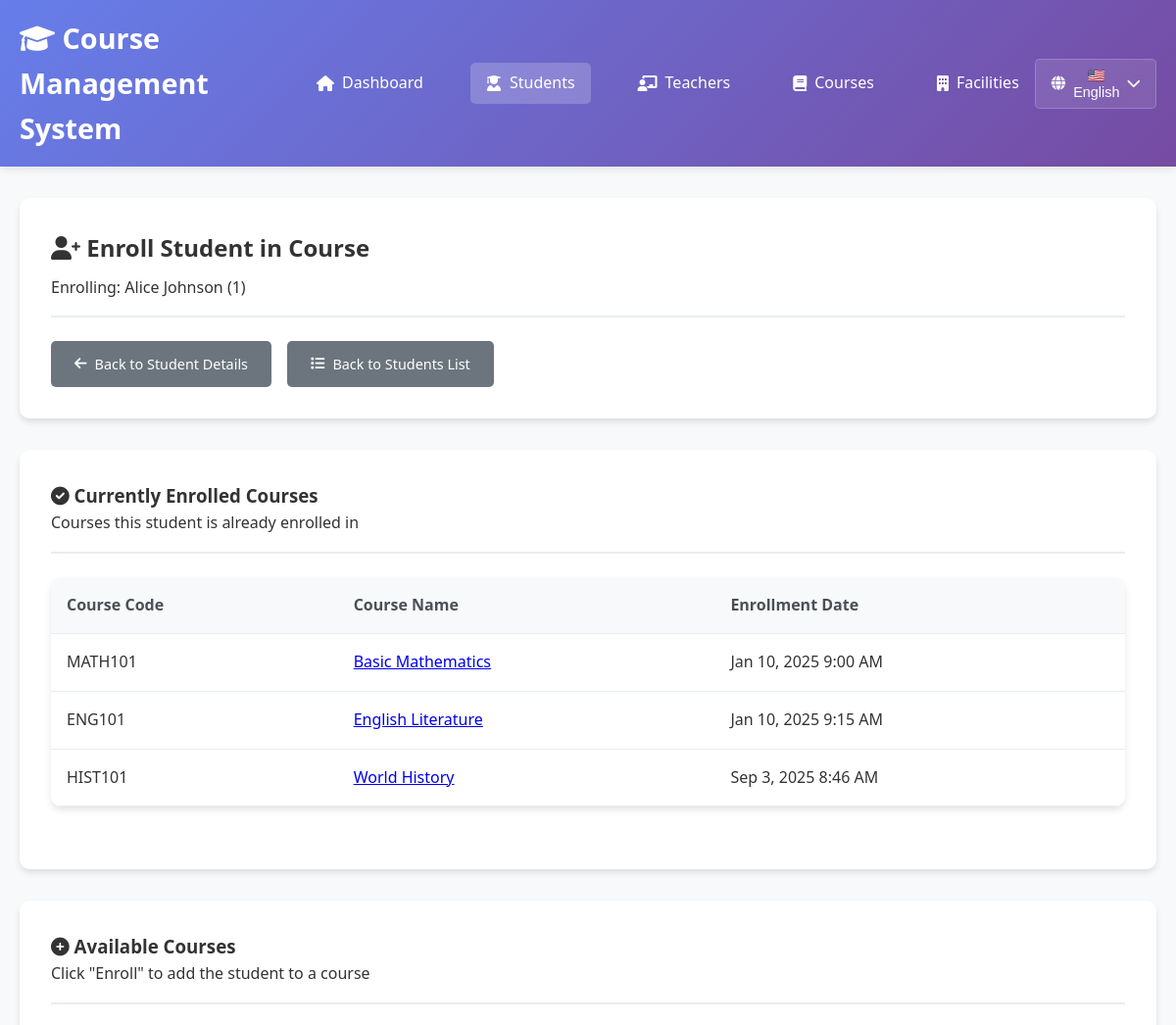
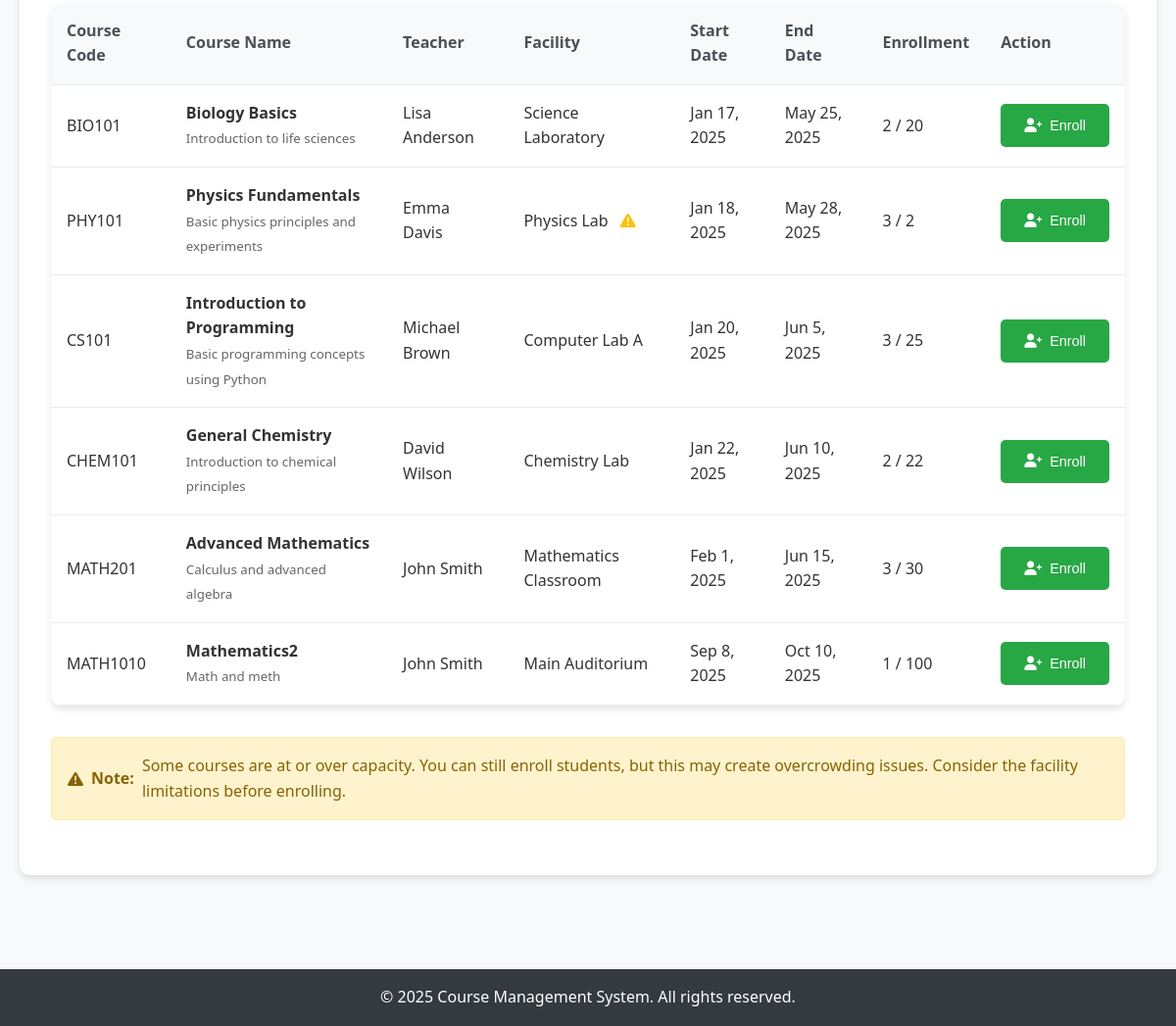
The app's page /students/enroll.php?id=1 with its own data (2 pictures, top to bottom).
### tables this page shows
CREATE TABLE `students` (
  `student_number` int(11) NOT NULL,
  `first_name` varchar(50) NOT NULL,
  `surname` varchar(50) NOT NULL,
  `birthday` date NOT NULL,
  `grade` int(11) NOT NULL
);

CREATE TABLE `course_logins` (
  `emblem` int(11) NOT NULL,
  `student_id` int(11) DEFAULT NULL,
  `course_id` varchar(20) DEFAULT NULL,
  `login_date_time` datetime DEFAULT current_timestamp()
);

CREATE TABLE `courses` (
  `emblem` varchar(20) NOT NULL,
  `name` varchar(100) NOT NULL,
  `description` text DEFAULT NULL,
  `start_day` date NOT NULL,
  `rest_of_day` date NOT NULL,
  `teacher_id` int(11) DEFAULT NULL,
  `facility_id` varchar(20) DEFAULT NULL
);

CREATE TABLE `facilities` (
  `emblem` varchar(20) NOT NULL,
  `name` varchar(100) NOT NULL,
  `capacity` int(11) NOT NULL
);

### config/database.php (called while the page is built, shortened)
<?php
function executeQuery($pdo, $sql, $params = []) {
    try {
        $stmt = $pdo->prepare($sql);
        $stmt->execute($params);
        return $stmt;
    } catch(PDOException $e) {
        throw new Exception("Query failed: " . $e->getMessage());
    }
}
function getRecordById($pdo, $table, $idColumn, $id) {
    $stmt = executeQuery($pdo, "SELECT * FROM $table WHERE $idColumn = ?", [$id]);
    return $stmt->fetch();
}
?>

### students/enroll.php (the view, shortened to what this page needs)
<?php
require_once '../config/database.php';
$student_id = $_GET['id'] ?? null;
try {
    $student = getRecordById($pdo, 'students', 'student_number', $student_id);
    $sql = "SELECT c.emblem, c.name, c.description, c.start_day, c.rest_of_day,
                   CONCAT(t.first_name, ' ', t.surname) as teacher_name,
                   f.name as facility_name, f.capacity,
                   COUNT(cl.student_id) as current_enrollment
            FROM courses c
            LEFT JOIN teachers t ON c.teacher_id = t.identification_number
            LEFT JOIN facilities f ON c.facility_id = f.emblem
            LEFT JOIN course_logins cl ON c.emblem = cl.course_id
            WHERE c.emblem NOT IN (
                SELECT course_id FROM course_logins WHERE student_id = ?
            )
            GROUP BY c.emblem
            ORDER BY c.start_day, c.name";
    $stmt = executeQuery($pdo, $sql, [$student_id]);
    $availableCourses = $stmt->fetchAll();
    $sql = "SELECT c.emblem, c.name, cl.login_date_time
            FROM course_logins cl
            JOIN courses c ON cl.course_id = c.emblem
            WHERE cl.student_id = ?
            ORDER BY c.name";
    $stmt = executeQuery($pdo, $sql, [$student_id]);
    $enrolledCourses = $stmt->fetchAll();
} catch(Exception $e) {
    $error = "Error loading data: " . $e->getMessage();
}
?>
<!DOCTYPE html>
<html lang="en">
<head>
    <link rel="stylesheet" href="../css/style.css">
    <link href="https://cdnjs.cloudflare.com/ajax/libs/font-awesome/6.0.0/css/all.min.css" rel="stylesheet">
</head>
<body>
    <header>
        <nav class="navbar">
            <div class="nav-container">
                <h1><i class="fas fa-graduation-cap"></i> Course Management System</h1>
                <ul class="nav-menu">
                    <li><a href="../index.php"><i class="fas fa-home"></i> Dashboard</a></li>
                    <li><a href="index.php" class="active"><i class="fas fa-user-graduate"></i> Students</a></li>
                    <li><a href="../teachers/index.php"><i class="fas fa-chalkboard-teacher"></i> Teachers</a></li>
                    <li><a href="../courses/index.php"><i class="fas fa-book"></i> Courses</a></li>
                    <li><a href="../facilities/index.php"><i class="fas fa-building"></i> Facilities</a></li>
                </ul>
            </div>
        </nav>
    </header>
    <main class="main-content">
        <div class="container">
            <?php if (isset($student)): ?>
                <div class="detail-card">
                    <div class="detail-header">
                        <h2><i class="fas fa-user-plus"></i> Enroll Student in Course</h2>
                        <p>Enrolling: <?= htmlspecialchars($student['first_name'] . ' ' . $student['surname']) ?> (<?= htmlspecialchars($student['student_number']) ?>)</p>
                    </div>
                    <div class="action-buttons">
                        <a href="view.php?id=<?= $student_id ?>" class="btn btn-secondary">
                            <i class="fas fa-arrow-left"></i> Back to Student Details
                        </a>
                        <a href="index.php" class="btn btn-secondary">
                            <i class="fas fa-list"></i> Back to Students List
                        </a>
                    </div>
                </div>
                <div class="detail-card">
                    <div class="detail-header">
                        <h3><i class="fas fa-check-circle"></i> Currently Enrolled Courses</h3>
                        <p>Courses this student is already enrolled in</p>
                    </div>
                    <?php if (count($enrolledCourses) > 0): ?>
                        <div class="table">
                            <table>
                                <thead>
                                    <tr>
                                        <th>Course Code</th>
                                        <th>Course Name</th>
                                        <th>Enrollment Date</th>
                                    </tr>
                                </thead>
                                <tbody>
                                    <?php foreach ($enrolledCourses as $course): ?>
                                        <tr>
                                            <td><?= htmlspecialchars($course['emblem']) ?></td>
                                            <td>
                                                <a href="../courses/view.php?id=<?= urlencode($course['emblem']) ?>">
                                                    <?= htmlspecialchars($course['name']) ?>
                                                </a>
                                            </td>
                                            <td><?= date('M j, Y g:i A', strtotime($course['login_date_time'])) ?></td>
                                        </tr>
                                    <?php endforeach; ?>
                                </tbody>
                            </table>
                        </div>
                    <?php endif; ?>
                </div>
                <div class="detail-card">
                    <div class="detail-header">
                        <h3><i class="fas fa-plus-circle"></i> Available Courses</h3>
                        <p>Click "Enroll" to add the student to a course</p>
                    </div>
                    <?php if (count($availableCourses) > 0): ?>
                        <div class="table">
                            <table>
                                <thead>
                                    <tr>
                                        <th>Course Code</th>
                                        <th>Course Name</th>
                                        <th>Teacher</th>
                                        <th>Facility</th>
                                        <th>Start Date</th>
                                        <th>End Date</th>
                                        <th>Enrollment</th>
                                        <th>Action</th>
                                    </tr>
                                </thead>
                                <tbody>
                                    <?php foreach ($availableCourses as $course): ?>
                                        <tr>
                                            <td><?= htmlspecialchars($course['emblem']) ?></td>
                                            <td>
                                                <strong><?= htmlspecialchars($course['name']) ?></strong>
                                                <?php if ($course['description']): ?>
                                                    <br><small style="color: #666;"><?= htmlspecialchars($course['description']) ?></small>
                                                <?php endif; ?>
                                            </td>
                                            <td><?= htmlspecialchars($course['teacher_name'] ?: 'No teacher assigned') ?></td>
                                            <td>
                                                <?= htmlspecialchars($course['facility_name'] ?: 'No facility assigned') ?>
                                                <?php if ($course['capacity'] && $course['current_enrollment'] >= $course['capacity']): ?>
                                                    <i class="fas fa-exclamation-triangle warning-icon" title="At capacity!"></i>
                                                <?php endif; ?>
                                            </td>
                                            <td><?= date('M j, Y', strtotime($course['start_day'])) ?></td>
                                            <td><?= date('M j, Y', strtotime($course['rest_of_day'])) ?></td>
                                            <td>
                                                <?= $course['current_enrollment'] ?>
                                                <?php if ($course['capacity']): ?>
                                                    / <?= $course['capacity'] ?>
                                                <?php endif; ?>
                                            </td>
                                            <td>
                                                <form method="POST" style="display: inline;">
                                                    <button type="submit" class="btn btn-success"
                                                            onclick="return confirm('Are you sure you want to enroll <?= htmlspecialchars($student['first_name'] . ' ' . $student['surname']) ?> in <?= htmlspecialchars($course['name']) ?>?')"
                                                            <?= ($course['capacity'] && $course['current_enrollment'] >= $course['capacity']) ? 'title="Course is at capacity but enrollment is still allowed"' : '' ?>>
                                                        <i class="fas fa-user-plus"></i> Enroll
                                                    </button>
                                                </form>
                                            </td>
                                        </tr>
                                    <?php endforeach; ?>
                                </tbody>
                            </table>
                        </div>
                        <?php
                        $overCapacityCourses = array_filter($availableCourses, function($course) {
                            return $course['capacity'] && $course['current_enrollment'] >= $course['capacity'];
                        });
                        ?>
                        <?php if (count($overCapacityCourses) > 0): ?>
                            <div class="alert alert-warning" style="margin-top: 1rem;">
                                <i class="fas fa-exclamation-triangle"></i>
                                <strong>Note:</strong> Some courses are at or over capacity. You can still enroll students,
                                but this may create overcrowding issues. Consider the facility limitations before enrolling.
                            </div>
                        <?php endif; ?>
                    <?php endif; ?>
                </div>
            <?php endif; ?>
        </div>
    </main>
    <footer>
        <div class="container">
            <p>&copy; 2025 Course Management System. All rights reserved.</p>
        </div>
    </footer>
</body>
</html>

### css/style.css (style rules this page uses)
* { margin: 0; padding: 0; box-sizing: border-box; }
body { font-family: 'Segoe UI', Tahoma, Geneva, Verdana, sans-serif; line-height: 1.6; color: #333; background-color: #f8f9fa; }
.container { max-width: 1200px; margin: 0 auto; padding: 0 20px; }
header { background: linear-gradient(135deg, #667eea 0%, #764ba2 100%); color: white; box-shadow: 0 2px 10px rgba(0,0,0,0.1); }
.navbar { padding: 1rem 0; }
.nav-container { display: flex; justify-content: space-between; align-items: center; max-width: 1200px; margin: 0 auto; padding: 0 20px; }
.navbar h1 { font-size: 1.8rem; font-weight: 600; }
.nav-menu { display: flex; list-style: none; gap: 2rem; }
.nav-menu a { color: white; text-decoration: none; padding: 0.5rem 1rem; border-radius: 5px; transition: background-color 0.3s; display: flex; align-items: center; gap: 0.5rem; }
.nav-menu a:hover, .nav-menu a.active { background-color: rgba(255,255,255,0.2); }
.main-content { min-height: calc(100vh - 120px); padding: 2rem 0; }
.action-buttons { display: flex; gap: 1rem; flex-wrap: wrap; }
.btn { display: inline-flex; align-items: center; gap: 0.5rem; padding: 0.75rem 1.5rem; border: none; border-radius: 5px; text-decoration: none; font-weight: 500; cursor: pointer; transition: all 0.3s; font-size: 0.9rem; min-height: 44px; justify-content: center; }
.btn-secondary { background: #6c757d; color: white; }
.btn-success { background: #28a745; color: white; }
.table { width: 100%; background: white; border-radius: 10px; overflow: hidden; box-shadow: 0 4px 6px rgba(0,0,0,0.1); margin-bottom: 2rem; overflow-x: auto; -webkit-overflow-scrolling: touch; }
.table table { width: 100%; border-collapse: collapse; min-width: 600px; }
.table th, .table td { padding: 1rem; text-align: left; border-bottom: 1px solid #e9ecef; }
.table th { background: #f8f9fa; font-weight: 600; color: #495057; }
.alert { padding: 1rem; border-radius: 5px; margin-bottom: 1.5rem; display: flex; align-items: center; gap: 0.5rem; }
.alert-warning { background: #fff3cd; color: #856404; border: 1px solid #ffeaa7; }
.detail-card { background: white; padding: 2rem; border-radius: 10px; box-shadow: 0 4px 6px rgba(0,0,0,0.1); margin-bottom: 2rem; }
.detail-header { border-bottom: 2px solid #e9ecef; padding-bottom: 1rem; margin-bottom: 1.5rem; }
.detail-header h2 { color: #333; margin-bottom: 0.5rem; }
.warning-icon { color: #ffc107; margin-left: 0.5rem; }
footer { background: #343a40; color: white; text-align: center; padding: 1rem 0; margin-top: 2rem; }
html { scroll-behavior: smooth; }

### records on screen
students: first_name+surname "Alice Johnson", student_number "1"
course_logins: course.emblem "MATH101", course.name "Basic Mathematics", login_date_time "Jan 10, 2025 9:00 AM"
course_logins: course.emblem "ENG101", course.name "English Literature", login_date_time "Jan 10, 2025 9:15 AM"
course_logins: course.emblem "HIST101", course.name "World History", login_date_time "Sep 3, 2025 8:46 AM"
courses: emblem "BIO101", name "Biology Basics", description "Introduction to life sciences", teacher_name "Lisa Anderson", facility.name "Science Laboratory", start_day "Jan 17, 2025", rest_of_day "May 25, 2025", current_enrollment "2", facility.capacity "20"
courses: emblem "PHY101", name "Physics Fundamentals", description "Basic physics principles and experiments", teacher_name "Emma Davis", facility.name "Physics Lab", start_day "Jan 18, 2025", rest_of_day "May 28, 2025", current_enrollment "3", facility.capacity "2"
courses: emblem "CS101", name "Introduction to Programming", description "Basic programming concepts using Python", teacher_name "Michael Brown", facility.name "Computer Lab A", start_day "Jan 20, 2025", rest_of_day "Jun 5, 2025", current_enrollment "3", facility.capacity "25"
courses: emblem "CHEM101", name "General Chemistry", description "Introduction to chemical principles", teacher_name "David Wilson", facility.name "Chemistry Lab", start_day "Jan 22, 2025", rest_of_day "Jun 10, 2025", current_enrollment "2", facility.capacity "22"
courses: emblem "MATH201", name "Advanced Mathematics", description "Calculus and advanced algebra", teacher_name "John Smith", facility.name "Mathematics Classroom", start_day "Feb 1, 2025", rest_of_day "Jun 15, 2025", current_enrollment "3", facility.capacity "30"
courses: emblem "MATH1010", name "Mathematics2", description "Math and meth", teacher_name "John Smith", facility.name "Main Auditorium", start_day "Sep 8, 2025", rest_of_day "Oct 10, 2025", current_enrollment "1", facility.capacity "100"
